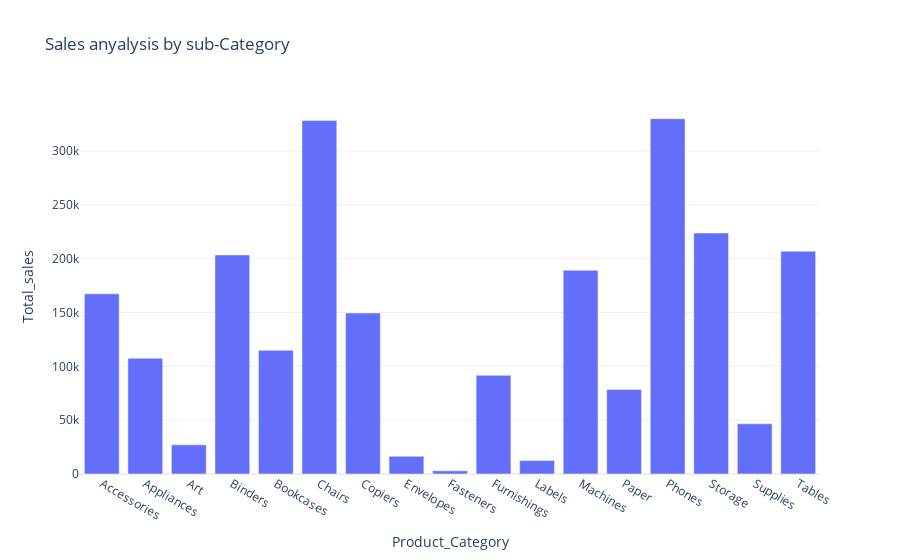

Notebook cell for this chart:
### Code cell
fig.show()

### Figure 1 — Plotly figure (JSON) as saved in the notebook; plotly's stock layout.template omitted (floating-point values rounded to 4 significant figures)
{"data": [{"hovertemplate": "Product_Category=%{x}<br>Total_sales=%{y}<extra></extra>", "legendgroup": "", "marker": {"color": "#636efa", "pattern": {"shape": ""}}, "name": "", "orientation": "v", "showlegend": false, "textposition": "auto", "type": "bar", "x": ["Accessories", "Appliances", "Art", "Binders", "Bookcases", "Chairs", "Copiers", "Envelopes", "Fasteners", "Furnishings", "Labels", "Machines", "Paper", "Phones", "Storage", "Supplies", "Tables"], "xaxis": "x", "y": [167400.0, 107500.0, 27120.0, 203400.0, 114900.0, 328400.0, 149500.0, 16480.0, 3024.0, 91710.0, 12490.0, 189200.0, 78480.0, 330000.0, 223800.0, 46670.0, 207000.0], "yaxis": "y"}], "layout": {"barmode": "relative", "legend": {"tracegroupgap": 0}, "title": {"text": "Sales anyalysis by sub-Category"}, "xaxis": {"anchor": "y", "domain": [0, 1], "title": {"text": "Product_Category"}}, "yaxis": {"anchor": "x", "domain": [0, 1], "title": {"text": "Total_sales"}}}}
